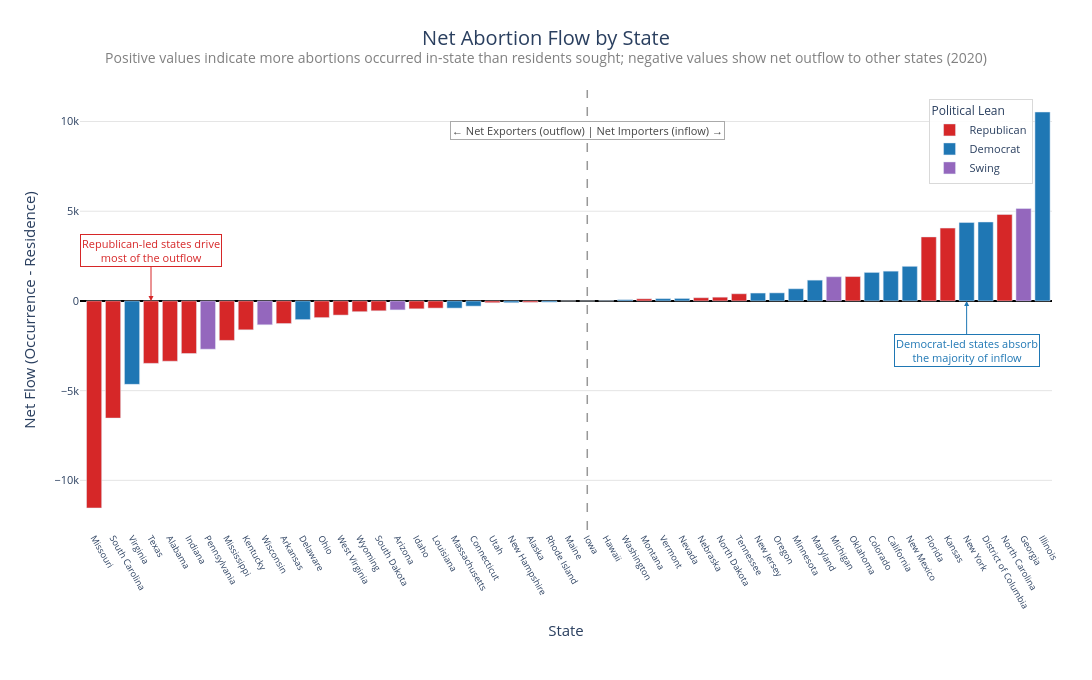

Notebook code for this chart:
### Code cell
df_flow = df.sort_values("net_flow", ascending=True).copy()

fig2 = px.bar(
    df_flow,
    x="U.S. State",
    y="net_flow",
    color="political_lean",
    color_discrete_map=color_map,
    hover_name="U.S. State",
    title="Net Abortion Flow by State",
    labels={
        "U.S. State": "State",
        "net_flow": "Net Flow (Occurrence - Residence)",
        "political_lean": "Political Lean"
    }
)

fig2.update_xaxes(
    categoryorder="array",
    categoryarray=df_flow["U.S. State"],
    tickangle=60,
    showgrid=False,
    title_font=dict(size=15),
    tickfont=dict(size=9)
)

fig2.update_yaxes(
    showgrid=True,
    gridcolor="#e5e5e5",
    zeroline=True,
    zerolinecolor="black",
    title_font=dict(size=15),
    tickfont=dict(size=11)
)

# Add subtitle via layout annotation (Plotly doesn't have native subtitles)
fig2.update_layout(
    title=dict(
        text="Net Abortion Flow by State<br><sup style='font-size:13px; color:gray'>Positive values indicate more abortions occurred in-state than residents sought; negative values show net outflow to other states (2020)</sup>",
        font=dict(size=20),
        x=0.5,
        xanchor="center"
    )
)

# Annotation 1: Importer/Exporter dividing line
fig2.add_vline(
    x="Iowa", 
    line_dash="dash",
    line_color="#555",
    line_width=1.5,
    opacity=0.6
)

fig2.add_annotation(
    x="Iowa",
    y=9500,
    text="← Net Exporters (outflow) | Net Importers (inflow) →",
    showarrow=False,
    font=dict(size=11, color="#444"),
    bgcolor="white",
    bordercolor="#aaa",
    borderwidth=1,
    xanchor="center"
)

# Annotation 2: Red states = exporters
fig2.add_annotation(
    x="Texas",
    y=0,
    text="Republican-led states drive<br>most of the outflow",
    showarrow=True,
    arrowhead=2,
    arrowcolor="#d62728",
    ax=0,
    ay=-50,
    font=dict(size=11, color="#d62728"),
    bgcolor="white",
    bordercolor="#d62728",
    borderwidth=1
)

# Annotation 3: Blue states = importers
fig2.add_annotation(
    x="New York",
    y=0,
    text="Democrat-led states absorb<br>the majority of inflow",
    showarrow=True,
    arrowhead=2,
    arrowcolor="#1f77b4",
    ax=0,
    ay=50,
    font=dict(size=11, color="#1f77b4"),
    bgcolor="white",
    bordercolor="#1f77b4",
    borderwidth=1
)

apply_clean_layout(fig2, width=1180, height=680, show_legend=True, bottom_margin=150)
fig2.write_image("net_abortion_flow_hires.png", scale=3, width=1400, height=700)
fig2.write_html("../net_abortion_flow.html", include_plotlyjs="cdn")

fig2.show()

### Figure 1 — Plotly figure (JSON) as saved in the notebook; plotly's stock layout.template omitted (floating-point values rounded to 4 significant figures)
{"data": [{"hovertemplate": "<b>%{hovertext}</b><br><br>Political Lean=Republican<br>State=%{x}<br>Net Flow (Occurrence - Residence)=%{y}<extra></extra>", "hovertext": ["Missouri", "South Carolina", "Texas", "Alabama", "Indiana", "Mississippi", "Kentucky", "Arkansas", "Ohio", "West Virginia", "Wyoming", "South Dakota", "Idaho", "Louisiana", "Utah", "Alaska", "Iowa", "Montana", "Nebraska", "North Dakota", "Tennessee", "Oklahoma", "Florida", "Kansas", "North Carolina"], "legendgroup": "Republican", "marker": {"color": "#d62728", "pattern": {"shape": ""}}, "name": "Republican", "orientation": "v", "showlegend": true, "textposition": "auto", "type": "bar", "x": ["Missouri", "South Carolina", "Texas", "Alabama", "Indiana", "Mississippi", "Kentucky", "Arkansas", "Ohio", "West Virginia", "Wyoming", "South Dakota", "Idaho", "Louisiana", "Utah", "Alaska", "Iowa", "Montana", "Nebraska", "North Dakota", "Tennessee", "Oklahoma", "Florida", "Kansas", "North Carolina"], "xaxis": "x", "y": [-11540, -6530, -3480, -3360, -2930, -2200, -1610, -1260, -930, -790, -600, -550, -440, -400, -100, -80, 0, 120, 180, 210, 400, 1360, 3570, 4060, 4820], "yaxis": "y"}, {"hovertemplate": "<b>%{hovertext}</b><br><br>Political Lean=Democrat<br>State=%{x}<br>Net Flow (Occurrence - Residence)=%{y}<extra></extra>", "hovertext": ["Virginia", "Delaware", "Massachusetts", "Connecticut", "New Hampshire", "Rhode Island", "Maine", "Hawaii", "Washington", "Vermont", "Nevada", "New Jersey", "Oregon", "Minnesota", "Maryland", "Colorado", "California", "New Mexico", "New York", "District of Columbia", "Illinois"], "legendgroup": "Democrat", "marker": {"color": "#1f77b4", "pattern": {"shape": ""}}, "name": "Democrat", "orientation": "v", "showlegend": true, "textposition": "auto", "type": "bar", "x": ["Virginia", "Delaware", "Massachusetts", "Connecticut", "New Hampshire", "Rhode Island", "Maine", "Hawaii", "Washington", "Vermont", "Nevada", "New Jersey", "Oregon", "Minnesota", "Maryland", "Colorado", "California", "New Mexico", "New York", "District of Columbia", "Illinois"], "xaxis": "x", "y": [-4650, -1040, -400, -290, -100, -70, 0, 10, 70, 130, 140, 440, 450, 680, 1160, 1590, 1660, 1930, 4370, 4400, 10530], "yaxis": "y"}, {"hovertemplate": "<b>%{hovertext}</b><br><br>Political Lean=Swing<br>State=%{x}<br>Net Flow (Occurrence - Residence)=%{y}<extra></extra>", "hovertext": ["Pennsylvania", "Wisconsin", "Arizona", "Michigan", "Georgia"], "legendgroup": "Swing", "marker": {"color": "#9467bd", "pattern": {"shape": ""}}, "name": "Swing", "orientation": "v", "showlegend": true, "textposition": "auto", "type": "bar", "x": ["Pennsylvania", "Wisconsin", "Arizona", "Michigan", "Georgia"], "xaxis": "x", "y": [-2690, -1330, -500, 1350, 5150], "yaxis": "y"}], "layout": {"annotations": [{"bgcolor": "white", "bordercolor": "#aaa", "borderwidth": 1, "font": {"color": "#444", "size": 11}, "showarrow": false, "text": "← Net Exporters (outflow) | Net Importers (inflow) →", "x": "Iowa", "xanchor": "center", "y": 9500}, {"arrowcolor": "#d62728", "arrowhead": 2, "ax": 0, "ay": -50, "bgcolor": "white", "bordercolor": "#d62728", "borderwidth": 1, "font": {"color": "#d62728", "size": 11}, "showarrow": true, "text": "Republican-led states drive<br>most of the outflow", "x": "Texas", "y": 0}, {"arrowcolor": "#1f77b4", "arrowhead": 2, "ax": 0, "ay": 50, "bgcolor": "white", "bordercolor": "#1f77b4", "borderwidth": 1, "font": {"color": "#1f77b4", "size": 11}, "showarrow": true, "text": "Democrat-led states absorb<br>the majority of inflow", "x": "New York", "y": 0}], "barmode": "relative", "font": {"size": 13}, "height": 680, "legend": {"bgcolor": "rgba(255,255,255,0.9)", "bordercolor": "#d9d9d9", "borderwidth": 1, "font": {"size": 11}, "orientation": "v", "title": {"font": {"size": 12}, "text": "Political Lean"}, "tracegroupgap": 0, "x": 0.98, "xanchor": "right", "y": 0.98, "yanchor": "top"}, "margin": {"b": 150, "l": 80, "r": 40, "t": 90}, "paper_bgcolor": "white", "plot_bgcolor": "white", "shapes": [{"line": {"color": "#555", "dash": "dash", "width": 1.5}, "opacity": 0.6, "type": "line", "x0": "Iowa", "x1": "Iowa", "xref": "x", "y0": 0, "y1": 1, "yref": "y domain"}], "showlegend": true, "title": {"font": {"size": 20}, "text": "Net Abortion Flow by State<br><sup style='font-size:13px; color:gray'>Positive values indicate more abortions occurred in-state than residents sought; negative values show net outflow to other states (2020)</sup>", "x": 0.5, "xanchor": "center"}, "width": 1180, "xaxis": {"anchor": "y", "categoryarray": ["Missouri", "South Carolina", "Virginia", "Texas", "Alabama", "Indiana", "Pennsylvania", "Mississippi", "Kentucky", "Wisconsin", "Arkansas", "Delaware", "Ohio", "West Virginia", "Wyoming", "South Dakota", "Arizona", "Idaho", "Louisiana", "Massachusetts", "Connecticut", "Utah", "New Hampshire", "Alaska", "Rhode Island", "Maine", "Iowa", "Hawaii", "Washington", "Montana", "Vermont", "Nevada", "Nebraska", "North Dakota", "Tennessee", "New Jersey", "Oregon", "Minnesota", "Maryland", "Michigan", "Oklahoma", "Colorado", "California", "New Mexico", "Florida", "Kansas", "New York", "District of Columbia", "North Carolina", "Georgia", "Illinois"], "categoryorder": "array", "domain": [0, 1], "showgrid": false, "tickangle": 60, "tickfont": {"size": 9}, "title": {"font": {"size": 15}, "text": "State"}}, "yaxis": {"anchor": "x", "domain": [0, 1], "gridcolor": "#e5e5e5", "showgrid": true, "tickfont": {"size": 11}, "title": {"font": {"size": 15}, "text": "Net Flow (Occurrence - Residence)"}, "zeroline": true, "zerolinecolor": "black"}}}
